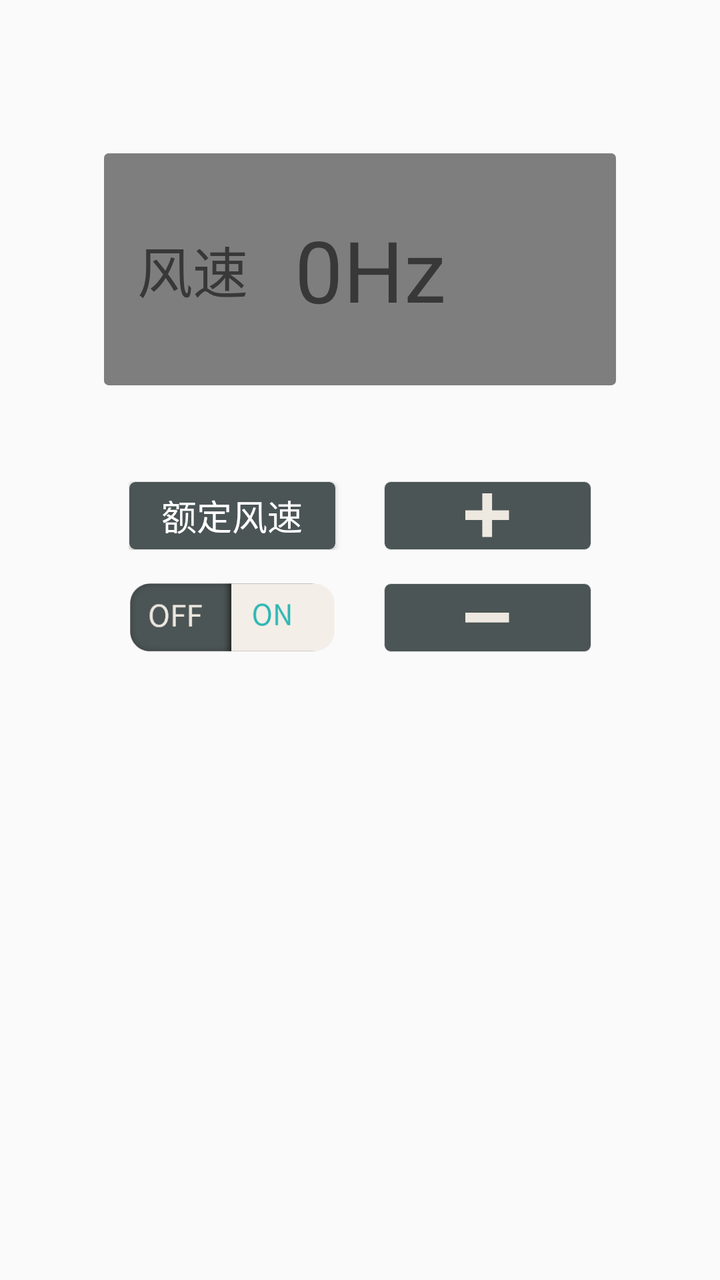
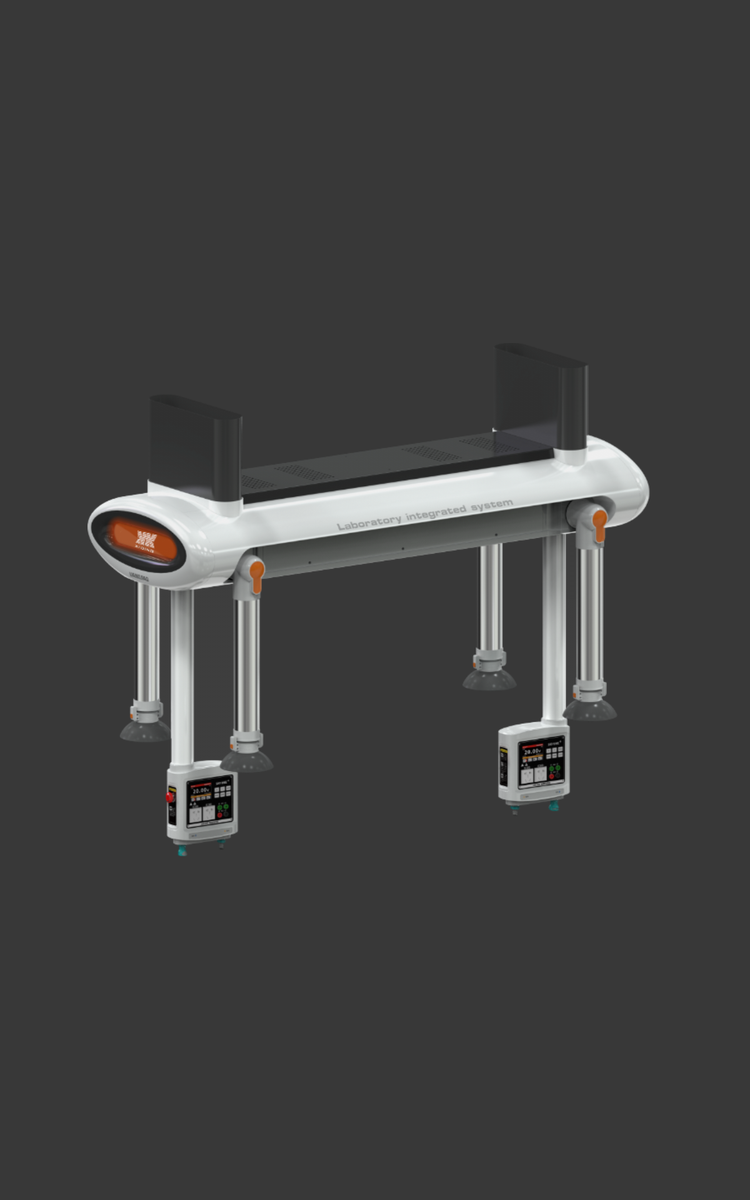

The same Android screen from two of the app's own layout files: first res/layout/ as a phone draws it, then the repository's variant for another configuration, drawn on a device whose configuration selects that folder. Both files follow.
<!-- AndroidManifest.xml: application theme CustomTheme -->
<!-- res/layout/fragment_ventilation.xml -->
<?xml version="1.0" encoding="utf-8"?>
<LinearLayout xmlns:android="http://schemas.android.com/apk/res/android"
    android:orientation="vertical"
    android:layout_width="match_parent"
    android:layout_height="match_parent">


    <LinearLayout
        android:layout_marginTop="230px"
        android:layout_gravity="center"
        android:background="@mipmap/gray_bgs"
        android:orientation="horizontal"
        android:layout_width="wrap_content"
        android:layout_height="wrap_content">


        <TextView
            android:layout_marginLeft="50px"
            android:textColor="@color/color_383838"
            android:layout_gravity="center"
            android:textSize="83px"
            android:text="风速"
            android:layout_width="wrap_content"
            android:layout_height="wrap_content" />

        <TextView
            android:id="@+id/tv_v"
            android:textColor="@color/color_383838"
            android:layout_marginLeft="70px"
            android:layout_gravity="center"
            android:textSize="129px"
            android:text="0"
            android:layout_width="wrap_content"
            android:layout_height="wrap_content" />

        <TextView
            android:textColor="@color/color_383838"
            android:layout_gravity="center"
            android:textSize="127px"
            android:text="Hz"
            android:layout_width="wrap_content"
            android:layout_height="wrap_content" />


    </LinearLayout>


    <LinearLayout
        android:layout_marginTop="144px"
        android:layout_gravity="center"
        android:orientation="horizontal"
        android:layout_width="wrap_content"
        android:layout_height="wrap_content">

        <Button
            android:id="@+id/btn_f"
            android:layout_gravity="center"
            android:gravity="center"
            android:textColor="@color/color_ffffff"
            android:background="@drawable/btn_bg"
            android:textSize="53px"
            android:text="额定风速"
            android:layout_width="311px"
            android:layout_height="103px" />



        <FrameLayout
            android:id="@+id/btn_add"
            android:layout_marginLeft="72px"
            android:layout_gravity="center"
            android:background="@drawable/btn_bg"
            android:layout_width="311px"
            android:layout_height="103px" >

            <ImageView
                android:layout_gravity="center"
                android:src="@mipmap/new_bbb"
                android:layout_width="wrap_content"
                android:layout_height="wrap_content" />

        </FrameLayout>



    </LinearLayout>

    <LinearLayout
        android:layout_marginTop="50px"
        android:layout_gravity="center"
        android:orientation="horizontal"
        android:layout_width="wrap_content"
        android:layout_height="wrap_content">

        <ImageView
            android:layout_gravity="center"
            android:id="@+id/btn_on_off"
            android:src="@mipmap/no_iocn_ms"
            android:layout_width="311px"
            android:layout_height="103px" />



        <FrameLayout
            android:id="@+id/btn_re"
            android:layout_marginLeft="72px"
            android:layout_gravity="center"
            android:background="@drawable/btn_bg"
            android:layout_width="311px"
            android:layout_height="103px" >

            <ImageView
                android:layout_gravity="center"
                android:src="@mipmap/new_aaa"
                android:layout_width="wrap_content"
                android:layout_height="wrap_content" />

        </FrameLayout>



    </LinearLayout>

</LinearLayout>
<!-- resources referenced by this layout -->
<resources>
  <color name="color_383838">#383838</color>
  <color name="color_ffffff">#ffffff</color>
  <!-- drawable btn_bg (drawable) -->
  <?xml version="1.0" encoding="utf-8"?>
  <selector xmlns:android="http://schemas.android.com/apk/res/android">
      <item android:state_pressed="true" android:drawable="@drawable/group_t">
      </item>
      <item android:state_focused="true" android:drawable="@drawable/group_t">
      </item>
      <item android:state_enabled="false" android:drawable="@drawable/group_f">
      </item>
  
  </selector>
  <!-- mipmap gray_bgs: png bitmap (mipmap-xxhdpi, 2155 bytes) -->
  <!-- mipmap new_aaa: png bitmap (mipmap-xxhdpi, 126 bytes) -->
  <!-- mipmap new_bbb: png bitmap (mipmap-xxhdpi, 268 bytes) -->
  <!-- mipmap no_iocn_ms: png bitmap (mipmap-xxhdpi, 4521 bytes) -->
  <style name="CustomTheme" parent="AppTheme">
          <item name="windowActionBar">false</item>
          <item name="windowNoTitle">true</item>
          <item name="colorPrimary">@color/white</item>
          <item name="colorPrimaryDark">@color/color_3B3F41</item>
          <item name="colorAccent">@color/color_3B3F41</item>
          <item name="android:windowDrawsSystemBarBackgrounds" tools:targetApi="lollipop">true</item>
      </style>
  <!-- drawable group_t (drawable) -->
  <?xml version="1.0" encoding="utf-8"?>
  <shape xmlns:android="http://schemas.android.com/apk/res/android">
      <corners android:radius="10px" />
  
      <solid android:color="@color/color_2CB6B2" />
      <stroke
          android:width="1px"
          android:color="@color/color_E3E3E3" />
  </shape>
  <!-- drawable group_f (drawable) -->
  <?xml version="1.0" encoding="utf-8"?>
  <shape xmlns:android="http://schemas.android.com/apk/res/android">
      <corners android:radius="10px" />
  
      <solid android:color="@color/color_4C5555" />
      <stroke
          android:width="1px"
          android:color="@color/color_E3E3E3" />
  </shape>
  <style name="AppTheme" parent="Theme.AppCompat.Light.DarkActionBar">
          
          <item name="colorPrimary">@color/colorPrimary</item>
          <item name="colorPrimaryDark">@color/colorPrimaryDark</item>
          <item name="colorAccent">@color/colorAccent</item>
      </style>
  <color name="white">#ffffff</color>
  <color name="color_3B3F41">#3B3F41</color>
  <color name="color_2CB6B2">#2CB6B2</color>
  <color name="color_E3E3E3">#E3E3E3</color>
  <color name="color_4C5555">#4C5555</color>
  <color name="colorPrimary">#6200EE</color>
  <color name="colorPrimaryDark">#3700B3</color>
  <color name="colorAccent">#03DAC5</color>
</resources>
<!-- res/layout-sw600dp/fragment_ventilation.xml (the repository's variant of the layout above) -->
<!-- drawn on a 7-inch tablet held upright -->
<?xml version="1.0" encoding="utf-8"?>
<LinearLayout xmlns:android="http://schemas.android.com/apk/res/android"
    xmlns:tools="http://schemas.android.com/tools"
    android:orientation="horizontal"
    android:paddingLeft="70dp"
    android:background="@color/color_383838"
    android:layout_width="match_parent"
    android:layout_height="match_parent"
    android:paddingStart="70dp">
    <ImageView
        android:layout_gravity="center"
        android:src="@mipmap/t_ra_show"
        android:layout_width="450dp"
        android:layout_height="411dp" />


    <LinearLayout
        android:layout_marginLeft="200dp"
        android:orientation="vertical"
        android:layout_width="wrap_content"
        android:layout_height="wrap_content"
        android:layout_marginStart="200dp">
    <LinearLayout
        android:layout_marginTop="120dp"
        android:layout_gravity="center"
        android:background="@mipmap/gray_bgs"
        android:orientation="horizontal"
        android:layout_width="315dp"
        android:layout_height="142dp">


        <TextView
            android:layout_marginLeft="33dp"
            android:textColor="@color/color_383838"
            android:layout_gravity="center"
            android:textSize="34sp"
            android:text="风速"
            android:layout_width="wrap_content"
            android:layout_height="wrap_content"
            android:layout_marginStart="33dp" />

        <TextView
            android:id="@+id/tv_v"
            android:textColor="@color/color_383838"
            android:layout_marginLeft="46dp"
            android:layout_gravity="center"
            android:textSize="53sp"
            android:text="0"
            android:layout_width="wrap_content"
            android:layout_height="wrap_content"
            android:layout_marginStart="46dp" />

        <TextView
            android:textColor="@color/color_383838"
            android:layout_gravity="center"
            android:textSize="53sp"
            android:text="Hz"
            android:layout_width="wrap_content"
            android:layout_height="wrap_content" />


    </LinearLayout>


    <LinearLayout
        android:layout_marginTop="96dp"
        android:layout_gravity="center"
        android:orientation="horizontal"
        android:layout_width="wrap_content"
        android:layout_height="wrap_content">

        <Button
            android:id="@+id/btn_f"
            android:layout_gravity="center"
            android:gravity="center"
            android:textColor="@color/color_ffffff"
            android:background="@drawable/btn_bg"
            android:textSize="28sp"
            android:text="额定风速"
            android:layout_width="152dp"
            android:layout_height="60dp" />



        <FrameLayout
            android:id="@+id/btn_add"
            android:layout_marginLeft="34dp"
            android:layout_gravity="center"
            android:background="@drawable/btn_bg"
            android:layout_width="152dp"
            android:layout_height="60dp"
            android:layout_marginStart="34dp">

            <ImageView
                android:layout_gravity="center"
                android:src="@mipmap/new_bbb"
                android:layout_width="26dp"
                android:layout_height="26dp" />

        </FrameLayout>



    </LinearLayout>

    <LinearLayout
        android:layout_marginTop="33dp"
        android:layout_gravity="center"
        android:orientation="horizontal"
        android:layout_width="wrap_content"
        android:layout_height="wrap_content">

        <ImageView
            android:layout_gravity="center"
            android:id="@+id/btn_on_off"
            android:src="@mipmap/no_iocn_ms"
            android:layout_width="152dp"
            android:layout_height="60dp" />



        <FrameLayout
            android:id="@+id/btn_re"
            android:layout_marginLeft="34dp"
            android:layout_gravity="center"
            android:background="@drawable/btn_bg"
            android:layout_width="152dp"
            android:layout_height="60dp"
            android:layout_marginStart="34dp">

            <ImageView
                android:layout_gravity="center"
                android:src="@mipmap/new_aaa"
                android:layout_width="26dp"
                android:layout_height="6dp" />

        </FrameLayout>



    </LinearLayout>

    </LinearLayout>

</LinearLayout>
<!-- resources referenced by the variant -->
<!-- as a 7-inch tablet held upright resolves them -->
<resources>
  <color name="color_383838">#383838</color>
  <color name="color_ffffff">#ffffff</color>
  <!-- drawable btn_bg (drawable) -->
  <?xml version="1.0" encoding="utf-8"?>
  <selector xmlns:android="http://schemas.android.com/apk/res/android">
      <item android:state_pressed="true" android:drawable="@drawable/group_t">
      </item>
      <item android:state_focused="true" android:drawable="@drawable/group_t">
      </item>
      <item android:state_enabled="false" android:drawable="@drawable/group_f">
      </item>
  
  </selector>
  <!-- mipmap gray_bgs: png bitmap (mipmap-xxhdpi, 2155 bytes) -->
  <!-- mipmap new_aaa: png bitmap (mipmap-xxhdpi, 126 bytes) -->
  <!-- mipmap new_bbb: png bitmap (mipmap-xxhdpi, 268 bytes) -->
  <!-- mipmap no_iocn_ms: png bitmap (mipmap-xxhdpi, 4521 bytes) -->
  <!-- mipmap t_ra_show: png bitmap (mipmap-xxhdpi, 207125 bytes) -->
  <style name="CustomTheme" parent="AppTheme">
          <item name="windowActionBar">false</item>
          <item name="windowNoTitle">true</item>
          <item name="colorPrimary">@color/white</item>
          <item name="colorPrimaryDark">@color/color_3B3F41</item>
          <item name="colorAccent">@color/color_3B3F41</item>
          <item name="android:windowDrawsSystemBarBackgrounds" tools:targetApi="lollipop">true</item>
      </style>
  <!-- drawable group_t (drawable) -->
  <?xml version="1.0" encoding="utf-8"?>
  <shape xmlns:android="http://schemas.android.com/apk/res/android">
      <corners android:radius="10px" />
  
      <solid android:color="@color/color_2CB6B2" />
      <stroke
          android:width="1px"
          android:color="@color/color_E3E3E3" />
  </shape>
  <!-- drawable group_f (drawable) -->
  <?xml version="1.0" encoding="utf-8"?>
  <shape xmlns:android="http://schemas.android.com/apk/res/android">
      <corners android:radius="10px" />
  
      <solid android:color="@color/color_4C5555" />
      <stroke
          android:width="1px"
          android:color="@color/color_E3E3E3" />
  </shape>
  <style name="AppTheme" parent="Theme.AppCompat.Light.DarkActionBar">
          
          <item name="colorPrimary">@color/colorPrimary</item>
          <item name="colorPrimaryDark">@color/colorPrimaryDark</item>
          <item name="colorAccent">@color/colorAccent</item>
      </style>
  <color name="white">#ffffff</color>
  <color name="color_3B3F41">#3B3F41</color>
  <color name="color_2CB6B2">#2CB6B2</color>
  <color name="color_E3E3E3">#E3E3E3</color>
  <color name="color_4C5555">#4C5555</color>
  <color name="colorPrimary">#6200EE</color>
  <color name="colorPrimaryDark">#3700B3</color>
  <color name="colorAccent">#03DAC5</color>
</resources>
